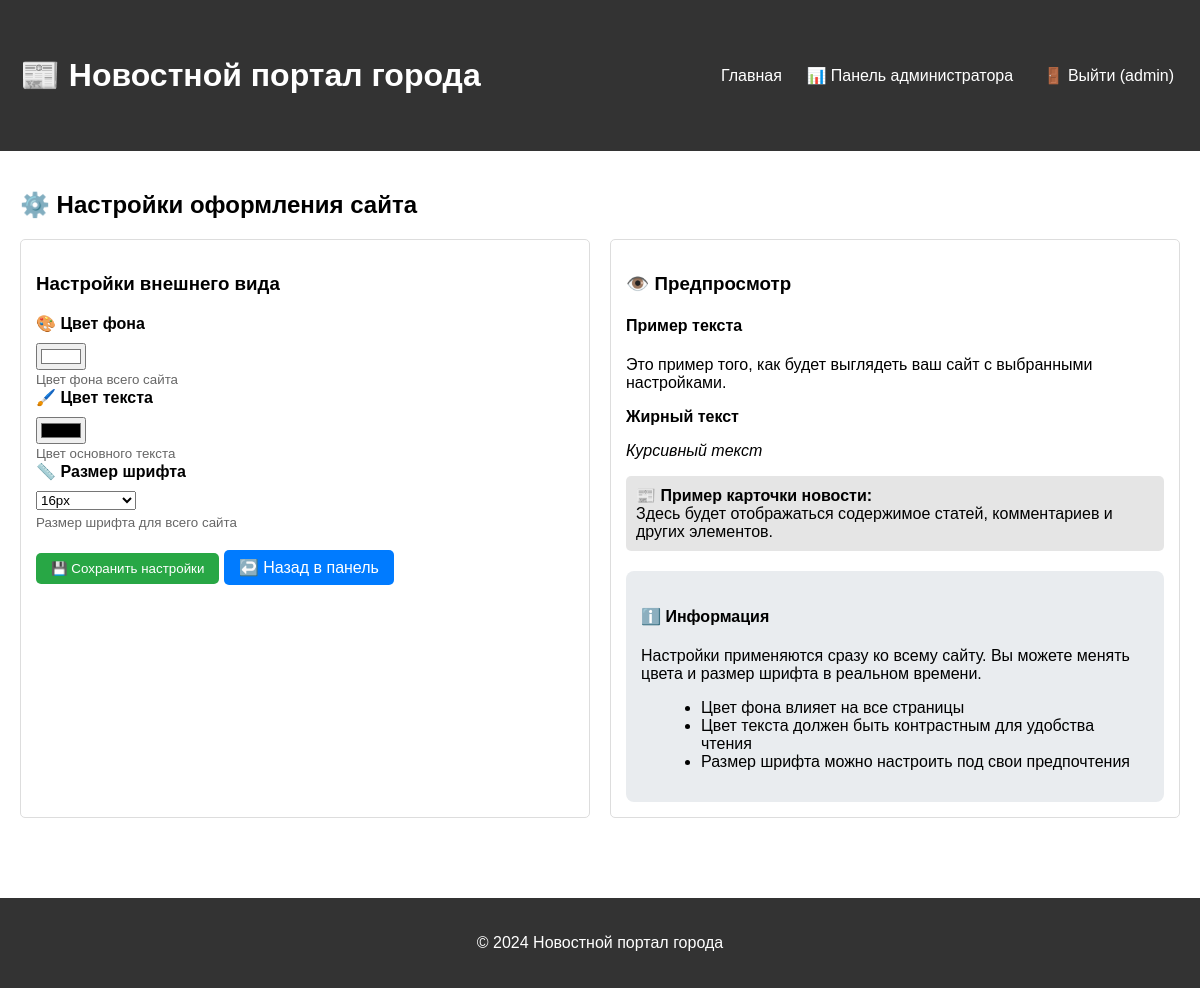
Page /dashboard/settings/ (signed in) on the committed database.
### portal/models.py (models this page shows, shortened)
class SiteSettings(models.Model):
    background_color = models.CharField(max_length=20, default='#ffffff', verbose_name='Цвет фона')
    text_color = models.CharField(max_length=20, default='#000000', verbose_name='Цвет текста')
    font_size = models.CharField(max_length=10, default='16px', verbose_name='Размер шрифта')
    class Meta:
        verbose_name = 'Настройка сайта'
        verbose_name_plural = 'Настройки сайта'

### portal/views.py (the view)
# urls.py: path('dashboard/settings/', views.site_settings_view, name='site_settings'),
@login_required
@user_passes_test(is_admin)
def site_settings_view(request):
    settings, created = SiteSettings.objects.get_or_create(id=1)
    if request.method == 'POST':
        form = SiteSettingsForm(request.POST, instance=settings)
        if form.is_valid():
            form.save()
            messages.success(request, 'Настройки сохранены!')
            return redirect('site_settings')
    else:
        form = SiteSettingsForm(instance=settings)
    return render(request, 'portal/site_settings.html', {'form': form})

### portal/forms.py
class SiteSettingsForm(forms.ModelForm):
    class Meta:
        model = SiteSettings
        fields = ['background_color', 'text_color', 'font_size']
        widgets = {
            'background_color': forms.TextInput(attrs={'type': 'color', 'style': 'width: 50px;'}),
            'text_color': forms.TextInput(attrs={'type': 'color', 'style': 'width: 50px;'}),
            'font_size': forms.Select(attrs={'style': 'width: 100px;'}, choices=[
                ('12px', '12px'), ('14px', '14px'), ('16px', '16px'),
                ('18px', '18px'), ('20px', '20px'), ('24px', '24px'),
            ]),
        }

### portal/context_processors.py (called while the page is built)
def site_settings(request):
    settings, created = SiteSettings.objects.get_or_create(id=1)
    return {'site_settings': settings}

### portal/views.py (called while the page is built)
def is_admin(user):
    return user.is_authenticated and user.is_staff

### templates/portal/site_settings.html (shortened to what this page needs)
{% extends 'base.html' %}
{% block content %}
<h2>⚙️ Настройки оформления сайта</h2>
<div class="grid-2">
    <div class="card">
        <h3>Настройки внешнего вида</h3>
        <form method="POST">
            <div class="setting-row">
                <label style="display: block; margin-bottom: 10px; font-weight: bold;">
                    🎨 {{ form.background_color.label }}
                </label>
                <div>
                    {{ form.background_color }}
                </div>
                <small style="color: #666;">Цвет фона всего сайта</small>
            </div>
            <div class="setting-row">
                <label style="display: block; margin-bottom: 10px; font-weight: bold;">
                    🖌️ {{ form.text_color.label }}
                </label>
                <div>
                    {{ form.text_color }}
                </div>
                <small style="color: #666;">Цвет основного текста</small>
            </div>
            <div class="setting-row">
                <label style="display: block; margin-bottom: 10px; font-weight: bold;">
                    📏 {{ form.font_size.label }}
                </label>
                {{ form.font_size }}
                <small style="color: #666; display: block; margin-top: 5px;">Размер шрифта для всего сайта</small>
            </div>
            <div style="margin-top: 20px;">
                <button type="submit" class="btn btn-success">💾 Сохранить настройки</button>
                <a href="{% url 'admin_dashboard' %}" class="btn">↩️ Назад в панель</a>
            </div>
        </form>
    </div>
    <div class="card">
        <h3>👁️ Предпросмотр</h3>
        <div id="preview" class="preview-box" style="background-color: {{ form.background_color.value|default:'#ffffff' }}; color: {{ form.text_color.value|default:'#000000' }}; font-size: {{ form.font_size.value|default:'16px' }};">
            <h4>Пример текста</h4>
            <p>Это пример того, как будет выглядеть ваш сайт с выбранными настройками.</p>
            <p style="font-weight: bold;">Жирный текст</p>
            <p><em>Курсивный текст</em></p>
            <div style="background-color: rgba(0,0,0,0.1); padding: 10px; border-radius: 5px;">
                <strong>📰 Пример карточки новости:</strong><br>
                Здесь будет отображаться содержимое статей, комментариев и других элементов.
            </div>
        </div>
        <div style="margin-top: 20px; padding: 15px; background-color: #e9ecef; border-radius: 8px;">
            <h4>ℹ️ Информация</h4>
            <p>Настройки применяются сразу ко всему сайту. Вы можете менять цвета и размер шрифта в реальном времени.</p>
            <ul style="margin-left: 20px;">
                <li>Цвет фона влияет на все страницы</li>
                <li>Цвет текста должен быть контрастным для удобства чтения</li>
                <li>Размер шрифта можно настроить под свои предпочтения</li>
            </ul>
        </div>
    </div>
</div>
{% endblock %}

### templates/base.html (shortened to what this page needs)
<!DOCTYPE html>
<html lang="ru">
<head>
</head>
<body>
    <header>
    <div class="container">
        <h1>📰 Новостной портал города</h1>
        <nav>
            <a href="/">Главная</a>
            {% if user.is_authenticated %}
                {% if user.is_staff %}
                    <a href="/dashboard/">📊 Панель администратора</a>
                {% endif %}
                <form action="{% url 'logout' %}" method="post" style="display: inline; margin-left: 20px;">
                    <button type="submit" style="background: none; border: none; color: white; cursor: pointer; font-size: 16px;">
                        🚪 Выйти ({{ user.username }})
                    </button>
                </form>
            {% else %}
                <a href="{% url 'login' %}">🔐 Войти</a>
                <a href="/admin/">🔧 Админка Django</a>
            {% endif %}
        </nav>
    </div>
    </header>
    <div class="container">
        {% block content %}{% endblock %}
    </div>
    <footer>
        <p>&copy; 2024 Новостной портал города</p>
    </footer>
</body>
</html>

### rows in the picture
SiteSettings: background_color "#ffffff", text_color "#000000", font_size "16px"

### other values in the picture
{{ user.username }} "admin"
